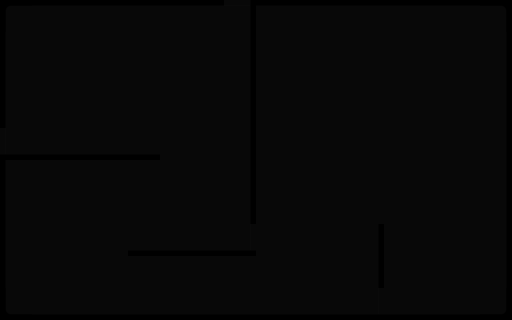

This is a level from a 2D game, rendered from its Tiled map with the project's own tilesets. A one-line summary and the complete map file follow:
An orthogonal 16x10 tile map with 32x32 px tiles, 1 tile layer (Tile Layer 1) and 10 objects (8x boundary, targetSpawn, playerSpawn).

<map version="1.9" tiledversion="1.9.1" orientation="orthogonal" renderorder="right-down" width="16" height="10" tilewidth="32" tileheight="32" infinite="0" nextlayerid="4" nextobjectid="19">
 <tileset firstgid="1" source="tileset.tsx" />
 <layer id="1" name="Tile Layer 1" width="16" height="10">
  <data encoding="csv">
1,2,2,2,2,2,2,14,2,2,2,2,2,2,2,8,
6,9,9,9,9,9,9,5,9,9,9,9,9,9,9,5,
6,9,9,9,9,9,9,5,9,9,9,9,9,9,9,5,
6,9,9,9,9,9,9,5,9,9,9,9,9,9,9,5,
10,3,3,3,3,9,9,5,9,9,9,9,9,9,9,5,
6,9,9,9,9,9,9,5,9,9,9,9,9,9,9,5,
6,9,9,9,9,9,9,5,9,9,9,9,9,9,9,5,
6,9,9,9,3,3,3,11,9,9,9,5,9,9,9,5,
6,9,9,9,9,9,9,9,9,9,9,5,9,9,9,5,
7,3,3,3,3,3,3,3,3,3,3,11,3,3,3,4
</data>
 </layer>
 <objectgroup id="2" name="spawn">
  <object id="1" class="targetSpawn" x="32" y="64" width="128" height="89" />
  <object id="2" class="playerSpawn" x="416" y="246" width="64" height="64" />
 </objectgroup>
 <objectgroup id="3" name="components">
  <object id="11" class="boundary" x="7.46056" y="-0.415626" width="499.666" height="6" />
  <object id="12" class="boundary" x="-0.226946" y="8.37554" width="6.09091" height="308.909" />
  <object id="13" class="boundary" x="10.4993" y="314.332" width="494.333" height="6" />
  <object id="14" class="boundary" x="506.197" y="4.05934" width="6.09091" height="308.909" />
  <object id="15" class="boundary" x="250.197" y="5.2715" width="6.09091" height="248.576" />
  <object id="16" class="boundary" x="378.197" y="224.089" width="6.09091" height="89.7578" />
  <object id="17" class="boundary" x="5.86681" y="154.184" width="154.5" height="6" />
  <object id="18" class="boundary" x="127.992" y="250.15" width="128.136" height="6" />
 </objectgroup>
</map>
